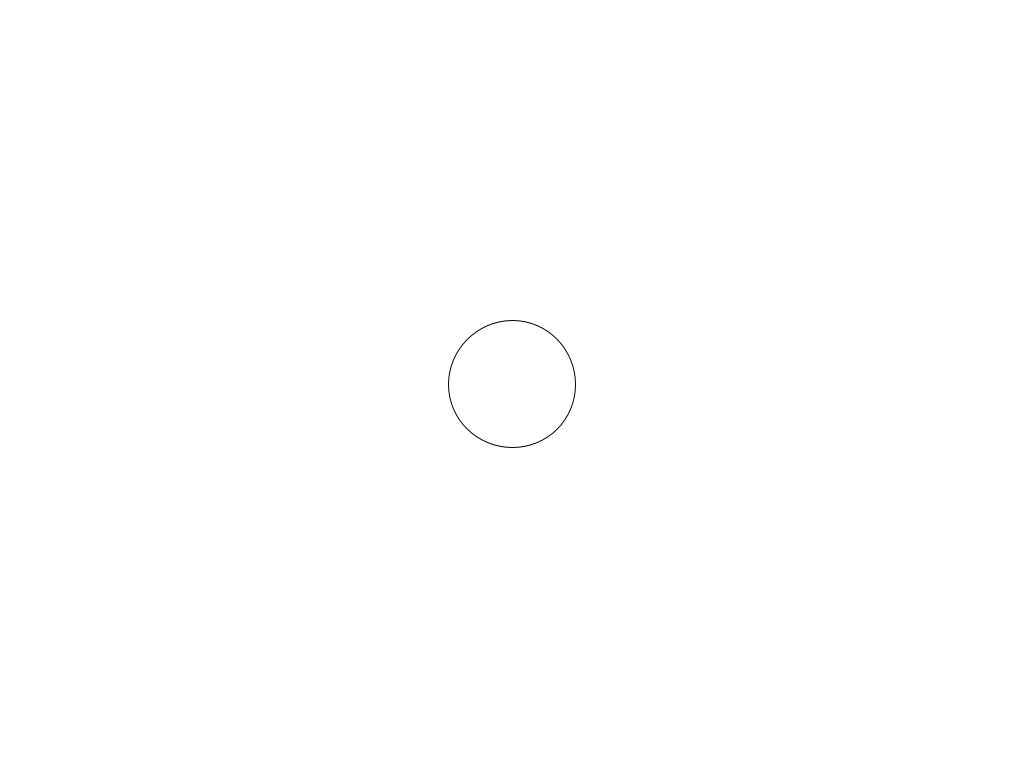
Frame 1 (no input)
Frame 60 (the mouse pressed at the canvas centre just before this capture): identical to frame 1, image omitted
Frame 120 (the mouse held since frame 60 and released just before this capture): identical to frame 1, image omitted

The Processing sketch that drew this single still picture (run headless with seeded random() and noise(); from frame 60 on, the mouse is pressed at the canvas centre):

// Processing sketch: day_00_functions
// ── day_00_functions.pde
float   sum_of_two_numbers = 2.0;
int     another_value      = 3;
boolean one_of_two_values  = true;

void setup() {
    size(1024, 768);

    sum_of_two_numbers = add_two_numbers(100.0, 27.0);
    println(sum_of_two_numbers);
    println(add_two_numbers(1, 2));
    println(add_two_numbers(100, 200));
    println(add_two_numbers(10, 30));
}

void draw() {
    background(255);

    circle(512, 384, sum_of_two_numbers);
}

float add_two_numbers(float a, float b) {
    // a = 100, b = 27
    float my_result;
    my_result = a + b; // 127 = 100 + 27
    return my_result; // 127
}
